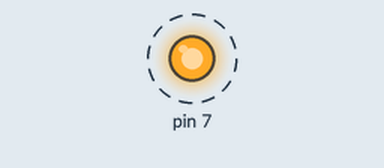
A program run on a simulated Raspberry Pi (wiringPi pin numbers). On the bench: output pins drawn as LEDs (lit = HIGH). Dashed ring = blinking. Pin numbers are wiringPi numbers.

Above: at 0.5 s.
Timing chart, 0 to 4.6 s (numbered marks = the images above):
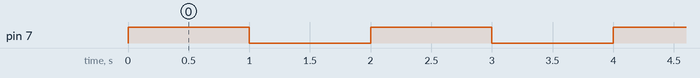

The program:

LED_test.py
```python
######################################################
# From the "gpio readall" command,                   #
# it follows that the following "GPIO" are available #
# to us:  0, 1, 2, 3, 4, 5, 6, 7, 11, 15 and 16.     #
# We connect the LED:                                #
# "-" to 6 pin, and the "+" - to the desired GPIO.   #
# Autor - Pavel (Pavelectric) pavelectric@mail.ru    #
######################################################

import wiringpi as wpi
import time

wpi.wiringPiSetup()
wpi.pinMode(7, 1)     # try GPIO 7, on physical contact 7

while True:
        wpi.digitalWrite(7, 1)        # we light the 7th
        time.sleep(1)                 # wait 1 second
        wpi.digitalWrite(7, 0)        # extinguish the 7th
        time.sleep(1)                 # wait 1 second

###########################################################
# I have earned: 0, 2, 3, 4, 5, 6 and 7 GPIO              #
# did not earn: 11, 15 and 16 GPIO                        #
# Apparently the contacts work only in the "INPUT" mode.  #
###########################################################
```

Measured:
- by itself, pin 7: alternates HIGH for 1.0 s and LOW for 1.0 s
